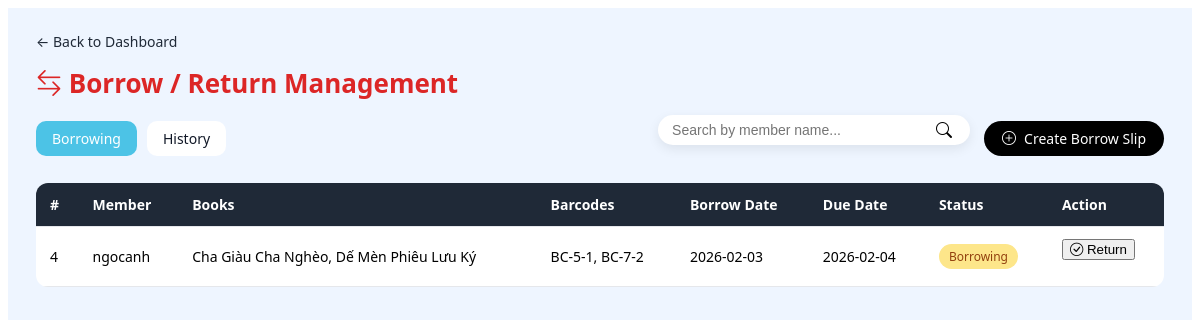
The page /borrow/index (signed in) on the database its author committed.
### tables this page shows
CREATE TABLE `borrow_records` (
  `borrow_id` int(11) NOT NULL,
  `user_id` int(11) DEFAULT NULL,
  `borrow_date` date NOT NULL,
  `due_date` date NOT NULL,
  `return_date` date DEFAULT NULL,
  `status` enum('borrowed','returned','overdue') DEFAULT 'borrowed'
);

CREATE TABLE `users` (
  `user_id` int(11) NOT NULL,
  `username` varchar(255) NOT NULL,
  `password` varchar(255) NOT NULL,
  `full_name` varchar(150) DEFAULT NULL,
  `email` varchar(150) NOT NULL,
  `role` enum('admin','member') DEFAULT 'member',
  `status` enum('active','locked') DEFAULT 'active'
);

### app/core/Controller.php (called while the page is built, shortened)
<?php
class Controller
{
    protected function model($model)
    {
        $modelPath = __DIR__ . '/../models/' . $model . '.php';
        return new $model();
    }
    protected function view($view, $data = [])
    {
        extract($data);
        $viewPath = __DIR__ . '/../views/' . $view . '.php';
        require_once $viewPath;
    }
}

### app/controllers/BorrowController.php (called while the page is built, shortened)
<?php
class BorrowController extends Controller
{
    public function index()
    {
        $borrowModel = $this->model('BorrowRecord');
        $keyword = $_GET['keyword'] ?? '';
        $page = (int) ($_GET['page'] ?? 1);
        $page = max(1, $page);
        $limit = 10;
        if (!empty($keyword)) {
            $borrows = $borrowModel->searchByMemberName($keyword, $page, $limit);
            $total = $borrowModel->countSearchByMemberName($keyword);
        } else {
            $borrows = $borrowModel->getAllActiveBorrows($page, $limit);
            $total = $borrowModel->countAllActiveBorrows();
        }
        $totalPages = ceil($total / $limit);
        $this->view('admin/borrowing', [
            'borrows' => $borrows,
            'keyword' => $keyword,
            'page' => $page,
            'totalPages' => $totalPages,
            'total' => $total,
            'limit' => $limit
        ]);
    }
}

### app/core/Router.php (called while the page is built, shortened)
<?php
class Router
{
    public function run()
    {
        $requestUri = parse_url($_SERVER['REQUEST_URI'], PHP_URL_PATH);
        if (strpos($requestUri, '/public/') !== false) {
            $requestUri = substr($requestUri, strpos($requestUri, '/public/') + 8);
        } elseif (substr($requestUri, -7) === '/public') {
            $requestUri = '';
        } else {
            $requestUri = trim($requestUri, '/');
        }
        $requestUri = trim($requestUri, '/');
        $requestUri = preg_replace('/\.php$/', '', $requestUri);
        $requestUri = preg_replace('/^index\/?/', '', $requestUri);
        $parts = !empty($requestUri) ? explode('/', $requestUri) : [];
        $parts = array_filter($parts, fn($p) => !empty($p));
        $parts = array_values($parts);
        $method = !empty($parts[1]) ? $parts[1] : 'index';
        $params = array_slice($parts, 2);
        $controller = new $controllerName();
        call_user_func_array([$controller, $method], $params);
    }
}

### public/index.php (called while the page is built, shortened)
<?php
require_once __DIR__ . '/../app/config/database.php';
require_once __DIR__ . '/../app/core/Router.php';
require_once __DIR__ . '/../app/core/Controller.php';
require_once __DIR__ . '/../app/core/Model.php';
$router = new Router();
$router->run();

### app/core/Model.php (called while the page is built, shortened)
<?php
class Model {
    public function __construct() {
        $database = new Database();
        $this->db = $database->connect();
    }
}

### app/config/database.php (called while the page is built, shortened)
<?php
class Database {
    private $host = 'localhost';
    private $db_name = 'library_management';
    private $username = 'root';
    private $password = '';
    private $conn;
    public function connect() {
        try {
            $this->conn = new PDO(
                "mysql:host={$this->host};dbname={$this->db_name};charset=utf8",
                $this->username,
                $this->password
            );
            $this->conn->setAttribute(PDO::ATTR_ERRMODE, PDO::ERRMODE_EXCEPTION);
        } catch (PDOException $e) {
            die('Database connection failed: ' . $e->getMessage());
        }
        return $this->conn;
    }
}

### app/models/BorrowRecord.php (called while the page is built, shortened)
<?php
class BorrowRecord extends Model
{
    public function getAllActiveBorrows($page = 1, $limit = 10)
    {
        $offset = ($page - 1) * $limit;
        $sql = "SELECT
                br.borrow_id,
                u.full_name,
                GROUP_CONCAT(DISTINCT b.title SEPARATOR ', ') as titles,
                GROUP_CONCAT(DISTINCT bc.barcode SEPARATOR ', ') as barcodes,
                br.borrow_date,
                br.due_date,
                br.status
            FROM borrow_records br
            JOIN users u ON br.user_id = u.user_id
            LEFT JOIN borrow_records_book_copies brbc ON br.borrow_id = brbc.borrow_id
            LEFT JOIN book_copies bc ON brbc.book_copy_id = bc.book_copy_id
            LEFT JOIN books b ON bc.book_id = b.book_id
            WHERE br.status != 'returned'
            GROUP BY br.borrow_id, u.full_name, br.borrow_date, br.due_date, br.status
            ORDER BY br.due_date ASC
            LIMIT " . intval($limit) . " OFFSET " . intval($offset);
        $stmt = $this->db->prepare($sql);
        $stmt->execute();
        return $stmt->fetchAll(PDO::FETCH_ASSOC);
    }
    public function countAllActiveBorrows()
    {
        $sql = "SELECT COUNT(DISTINCT br.borrow_id) as total FROM borrow_records br WHERE br.status != 'returned'";
        $stmt = $this->db->prepare($sql);
        $stmt->execute();
        $result = $stmt->fetch(PDO::FETCH_ASSOC);
        return $result['total'];
    }
}

### app/views/admin/borrowing.php (the view, shortened to what this page needs)
<link rel="stylesheet" href="<?= BASE_URL ?>/assets/css/admin-borrow.css">
<link rel="stylesheet" href="https://cdn.jsdelivr.net/npm/bootstrap-icons@1.11.3/font/bootstrap-icons.css">
<div class="borrow-container">
    <div class="borrow-header">
        <a href="<?= BASE_URL ?>/admin/index" class="btn-back">
            ← Back to Dashboard
        </a>
        <div class="borrow-title">
            <h2>
                <i class="bi bi-arrow-left-right"></i>
                Borrow / Return Management
            </h2>
        </div>
        <div class="borrow-actions">
            <div class="borrow-tabs">
                <a href="<?= BASE_URL ?>/borrow/index" class="btn active">
                    Borrowing
                </a>
                <a href="<?= BASE_URL ?>/borrow/history" class="btn">
                    History
                </a>
            </div>
            <div class="borrow-right">
                <form method="GET" class="borrow-search">
                    <input type="text" name="keyword" placeholder="Search by member name..."
                        value="<?= htmlspecialchars($keyword ?? '') ?>">
                    <button type="submit">
                        <i class="bi bi-search"></i>
                    </button>
                </form>
                <a href="<?= BASE_URL ?>/borrow/create" class="btn-create">
                    <i class="bi bi-plus-circle"></i>
                    Create Borrow Slip
                </a>
            </div>
        </div>
    </div>
    <table class="borrow-table">
        <thead>
            <tr>
                <th>#</th>
                <th>Member</th>
                <th>Books</th>
                <th>Barcodes</th>
                <th>Borrow Date</th>
                <th>Due Date</th>
                <th>Status</th>
                <th>Action</th>
            </tr>
        </thead>
        <tbody>
            <?php foreach ($borrows as $b): ?>
                <tr class="<?= $b['status'] === 'overdue' ? 'overdue' : '' ?>">
                    <td><?= $b['borrow_id'] ?></td>
                    <td><?= htmlspecialchars($b['full_name']) ?></td>
                    <td><?= htmlspecialchars($b['titles']) ?></td>
                    <td><?= htmlspecialchars($b['barcodes']) ?></td>
                    <td><?= $b['borrow_date'] ?></td>
                    <td><?= $b['due_date'] ?></td>
                    <td>
                        <?php if ($b['status'] === 'overdue'): ?>
                            <span class="badge badge-danger">Overdue</span>
                        <?php else: ?>
                            <span class="badge badge-warning">Borrowing</span>
                        <?php endif; ?>
                    </td>
                    <td>
                        <form method="post" action="<?= BASE_URL ?>/borrow/returnBook">
                            <button class="btn btn-success btn-sm">
                                <i class="bi bi-check-circle"></i> Return
                            </button>
                        </form>
                    </td>
                </tr>
            <?php endforeach; ?>
        </tbody>
    </table>
</div>

### public/assets/css/admin-borrow.css (style rules this page uses)
.borrow-container { padding: 24px 28px; background: #eef5ff; min-height: 100vh; font-family: system-ui, -apple-system, BlinkMacSystemFont, "Segoe UI", sans-serif; }
.borrow-header { display: flex; flex-direction: column; gap: 14px; margin-bottom: 22px; }
.btn-back { display: inline-flex; align-items: center; gap: 6px; font-size: 14px; color: #1f2937; text-decoration: none; width: fit-content; }
.borrow-title h2 { margin: 0; font-size: 26px; font-weight: 700; color: #dc2626; }
.borrow-actions { display: flex; align-items: center; justify-content: space-between; gap: 16px; }
.borrow-tabs { display: flex; gap: 10px; }
.borrow-tabs .btn { padding: 8px 16px; border-radius: 10px; font-size: 14px; font-weight: 500; background: #ffffff; color: #111827; text-decoration: none; }
.borrow-tabs .btn.active { background: #4cc3e6; color: #ffffff; }
.borrow-right { display: flex; align-items: center; gap: 14px; }
.borrow-search { display: flex; align-items: center; background: #ffffff; border-radius: 20px; padding: 6px 12px; box-shadow: 0 4px 12px rgba(0, 0, 0, 0.08); }
.borrow-search input { border: none; outline: none; font-size: 14px; width: 260px; }
.borrow-search button { border: none; background: transparent; cursor: pointer; font-size: 16px; }
.btn-create { display: inline-flex; align-items: center; gap: 8px; padding: 8px 18px; background: #000000; color: #ffffff; border-radius: 18px; font-size: 14px; font-weight: 500; text-decoration: none; }
.borrow-table { width: 100%; border-collapse: collapse; background: #ffffff; border-radius: 12px; overflow: hidden; }
.borrow-table th, .borrow-table td { padding: 12px 14px; border-bottom: 1px solid #e5e7eb; text-align: left; font-size: 14px; }
.borrow-table th { background: #1f2937; color: #ffffff; font-weight: 600; }
.badge { padding: 4px 10px; border-radius: 999px; font-size: 12px; font-weight: 500; }
.badge-warning { background: #fde68a; color: #92400e; }

### rows shown on the page
borrow_records: borrow_id "4", user.full_name "ngocanh", titles "Cha Giàu Cha Nghèo, Dế Mèn Phiêu Lưu Ký", barcodes "BC-5-1, BC-7-2", borrow_date "2026-02-03", due_date "2026-02-04", status "Borrowing"
